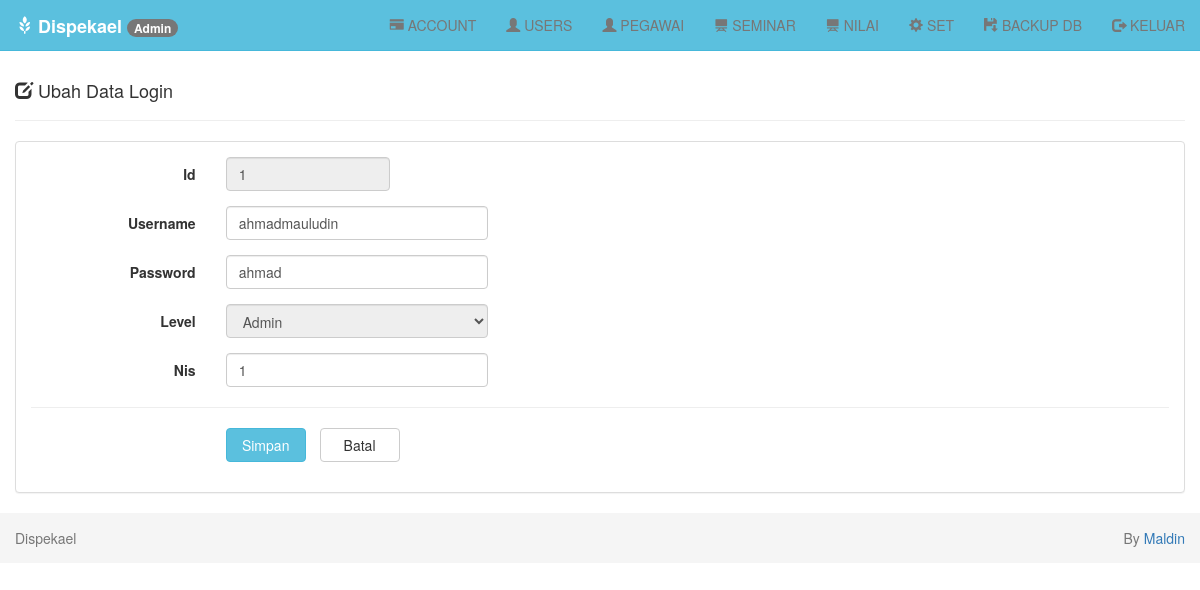
Screenshot of /index.php?page=ubah&id=1 (signed in) with the database file from the repository.
### tables this page shows
CREATE TABLE `user` (
  `id` bigint(12) NOT NULL AUTO_INCREMENT,
  `username` varchar(30) NOT NULL,
  `password` varchar(30) NOT NULL,
  `level` varchar(30) NOT NULL,
  `nis` varchar(9) NOT NULL,
  PRIMARY KEY (`id`)
);

### user/form-ubah.php (the view)
<div class="row">
  <div class="col-md-12">
    <div class="page-header">
      <h4>
        <i class="glyphicon glyphicon-edit"></i>
        Ubah Data Login
      </h4>
    </div>
    <?php
    if (isset($_GET['id'])) {
      $id   = $_GET['id'];
      $query = mysqli_query($db, "SELECT * FROM user WHERE id='$id'") or die('Query Error : ' . mysqli_error($db));
      while ($data  = mysqli_fetch_assoc($query)) {
        $id        = $data['id'];
        $username  = $data['username'];
        $password  = $data['password'];
        $level     = $data['level'];
        $nis       = $data['nis'];
      }
    }
    ?>
    <div class="panel panel-default">
      <div class="panel-body">
        <form class="form-horizontal" method="POST" action="?page=proses-ubah">
          <div class="form-group">
            <label class="col-sm-2 control-label">Id</label>
            <div class="col-sm-2">
              <input type="text" class="form-control" name="id" value="<?php echo $id; ?>" readonly>
            </div>
          </div>
          <div class="form-group">
            <label class="col-sm-2 control-label">Username</label>
            <div class="col-sm-3">
              <input type="text" class="form-control" name="username" autocomplete="off" value="<?php echo $username; ?>" required>
            </div>
          </div>
          <div class="form-group">
            <label class="col-sm-2 control-label">Password</label>
            <div class="col-sm-3">
              <input type="text" class="form-control" name="password" autocomplete="off" value="<?php echo $password; ?>" required>
            </div>
          </div>
          <div class="form-group">
            <label class="col-sm-2 control-label">Level</label>
            <div class="col-sm-3">
              <select class="form-control" name="level" placeholder="Pilih level" readonly>
                <option value="<?php echo $level; ?>"><?php echo $level; ?></option>
              </select>
            </div>
          </div>
          <div class="form-group">
            <label class="col-sm-2 control-label">Nis</label>
            <div class="col-sm-3">
              <input type="text" class="form-control" name="nis" autocomplete="off" value="<?php echo $nis; ?>" required>
            </div>
          </div>
          <hr />
          <div class="form-group">
            <div class="col-sm-offset-2 col-sm-10">
              <input type="submit" class="btn btn-info btn-submit" name="simpan" value="Simpan">
              <a href="index.php" class="btn btn-default btn-reset">Batal</a>
            </div>
          </div>
        </form>
      </div>
    </div>
  </div>
</div>

### assets/css/style.css (style rules this page uses)
body { padding-top: 40px; }
.btn-submit { width: 80px; }
.btn-reset { width: 80px; margin-left: 10px; }

### rows the page displays
user: id "1", username "ahmadmauludin", password "ahmad", level "Admin", nis "1"

### other values shown
$_SESSION['level'] "Admin"
